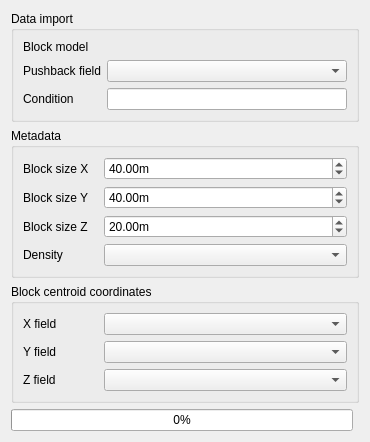
<?xml version="1.0" encoding="UTF-8"?>
<ui version="4.0">
 <class>BlockModelImport</class>
 <widget class="QDialog" name="BlockModelImport">
  <property name="geometry">
   <rect>
    <x>0</x>
    <y>0</y>
    <width>370</width>
    <height>432</height>
   </rect>
  </property>
  <property name="windowTitle">
   <string>Block Model Import</string>
  </property>
  <layout class="QGridLayout" name="gridLayout">
   <item row="7" column="0" colspan="2">
    <widget class="QGroupBox" name="groupBox_2">
     <property name="title">
      <string>Metadata</string>
     </property>
     <layout class="QGridLayout" name="gridLayout_2">
      <item row="0" column="0">
       <widget class="QLabel" name="label_7">
        <property name="minimumSize">
         <size>
          <width>0</width>
          <height>0</height>
         </size>
        </property>
        <property name="maximumSize">
         <size>
          <width>75</width>
          <height>16777215</height>
         </size>
        </property>
        <property name="text">
         <string>Block size X</string>
        </property>
       </widget>
      </item>
      <item row="2" column="1">
       <widget class="Gui::DoubleSpinBox" name="blockSizeZ">
        <property name="suffix">
         <string>m</string>
        </property>
        <property name="value">
         <double>20.000000000000000</double>
        </property>
       </widget>
      </item>
      <item row="0" column="1">
       <widget class="Gui::DoubleSpinBox" name="blockSizeX">
        <property name="suffix">
         <string>m</string>
        </property>
        <property name="singleStep">
         <double>0.000000000000000</double>
        </property>
        <property name="value">
         <double>40.000000000000000</double>
        </property>
       </widget>
      </item>
      <item row="1" column="0">
       <widget class="QLabel" name="width_label">
        <property name="text">
         <string>Block size Y</string>
        </property>
       </widget>
      </item>
      <item row="1" column="1">
       <widget class="Gui::DoubleSpinBox" name="blockSizeY">
        <property name="suffix">
         <string>m</string>
        </property>
        <property name="value">
         <double>40.000000000000000</double>
        </property>
       </widget>
      </item>
      <item row="2" column="0">
       <widget class="QLabel" name="height_label">
        <property name="text">
         <string>Block size Z</string>
        </property>
       </widget>
      </item>
      <item row="3" column="0">
       <widget class="QLabel" name="label_8">
        <property name="text">
         <string>Density</string>
        </property>
       </widget>
      </item>
      <item row="3" column="1">
       <widget class="QComboBox" name="densityComboBox">
        <property name="editable">
         <bool>false</bool>
        </property>
        <property name="currentText">
         <string/>
        </property>
       </widget>
      </item>
     </layout>
    </widget>
   </item>
   <item row="9" column="0">
    <widget class="QProgressBar" name="progressBar">
     <property name="value">
      <number>0</number>
     </property>
    </widget>
   </item>
   <item row="8" column="0" colspan="2">
    <widget class="QGroupBox" name="groupBox">
     <property name="minimumSize">
      <size>
       <width>0</width>
       <height>0</height>
      </size>
     </property>
     <property name="title">
      <string>Block centroid coordinates</string>
     </property>
     <layout class="QFormLayout" name="formLayout">
      <item row="0" column="0">
       <widget class="QLabel" name="label_4">
        <property name="minimumSize">
         <size>
          <width>75</width>
          <height>0</height>
         </size>
        </property>
        <property name="text">
         <string>X field</string>
        </property>
       </widget>
      </item>
      <item row="0" column="1">
       <widget class="QComboBox" name="fieldXComboBox">
        <property name="editable">
         <bool>false</bool>
        </property>
        <property name="currentText">
         <string/>
        </property>
       </widget>
      </item>
      <item row="1" column="0">
       <widget class="QLabel" name="label_5">
        <property name="text">
         <string>Y field</string>
        </property>
       </widget>
      </item>
      <item row="1" column="1">
       <widget class="QComboBox" name="fieldYComboBox">
        <property name="editable">
         <bool>false</bool>
        </property>
        <property name="currentText">
         <string/>
        </property>
       </widget>
      </item>
      <item row="2" column="0">
       <widget class="QLabel" name="label_6">
        <property name="text">
         <string>Z field</string>
        </property>
       </widget>
      </item>
      <item row="2" column="1">
       <widget class="QComboBox" name="fieldZComboBox">
        <property name="editable">
         <bool>false</bool>
        </property>
        <property name="currentText">
         <string/>
        </property>
       </widget>
      </item>
     </layout>
    </widget>
   </item>
   <item row="0" column="0" colspan="2">
    <widget class="QGroupBox" name="groupBox_3">
     <property name="title">
      <string>Data import</string>
     </property>
     <layout class="QGridLayout" name="gridLayout_3">
      <item row="0" column="0">
       <widget class="QLabel" name="label">
        <property name="minimumSize">
         <size>
          <width>75</width>
          <height>0</height>
         </size>
        </property>
        <property name="text">
         <string>Block model</string>
        </property>
       </widget>
      </item>
      <item row="1" column="1">
       <widget class="QComboBox" name="pushbackFieldComboBox">
        <property name="editable">
         <bool>false</bool>
        </property>
        <property name="currentText">
         <string/>
        </property>
       </widget>
      </item>
      <item row="1" column="0">
       <widget class="QLabel" name="label_2">
        <property name="text">
         <string>Pushback field</string>
        </property>
       </widget>
      </item>
      <item row="0" column="1">
       <widget class="Gui::FileChooser" name="fileSelector">
        <property name="filter">
         <string>*.csv</string>
        </property>
       </widget>
      </item>
      <item row="2" column="0">
       <widget class="QLabel" name="label_3">
        <property name="text">
         <string>Condition</string>
        </property>
       </widget>
      </item>
      <item row="2" column="1">
       <widget class="QLineEdit" name="pushbackCondition">
        <property name="inputMask">
         <string/>
        </property>
        <property name="clearButtonEnabled">
         <bool>true</bool>
        </property>
       </widget>
      </item>
     </layout>
    </widget>
   </item>
  </layout>
 </widget>
 <customwidgets>
  <customwidget>
   <class>Gui::FileChooser</class>
   <extends>QWidget</extends>
   <header>Gui/FileDialog.h</header>
  </customwidget>
  <customwidget>
   <class>Gui::DoubleSpinBox</class>
   <extends>QDoubleSpinBox</extends>
   <header>Gui/SpinBox.h</header>
  </customwidget>
 </customwidgets>
 <resources/>
 <connections/>
</ui>
